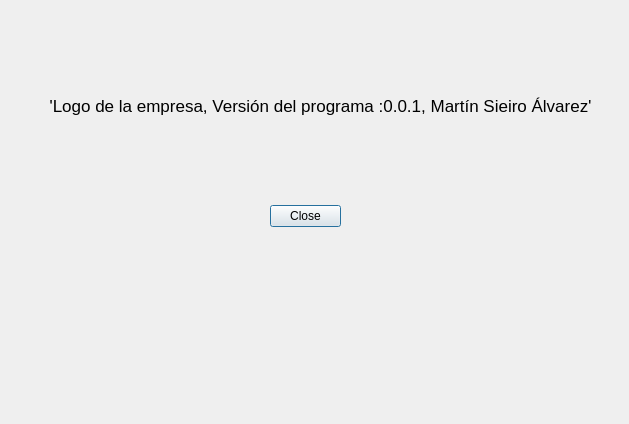
<?xml version="1.0" encoding="UTF-8"?>
<ui version="4.0">
 <class>btnBoxAbout</class>
 <widget class="QDialog" name="btnBoxAbout">
  <property name="geometry">
   <rect>
    <x>0</x>
    <y>0</y>
    <width>629</width>
    <height>424</height>
   </rect>
  </property>
  <property name="windowTitle">
   <string>Dialog</string>
  </property>
  <property name="modal">
   <bool>true</bool>
  </property>
  <widget class="QDialogButtonBox" name="buttonBoxAbout">
   <property name="geometry">
    <rect>
     <x>270</x>
     <y>200</y>
     <width>71</width>
     <height>32</height>
    </rect>
   </property>
   <property name="orientation">
    <enum>Qt::Horizontal</enum>
   </property>
   <property name="standardButtons">
    <set>QDialogButtonBox::Close</set>
   </property>
  </widget>
  <widget class="QLabel" name="lblMenAbout">
   <property name="geometry">
    <rect>
     <x>50</x>
     <y>90</y>
     <width>541</width>
     <height>31</height>
    </rect>
   </property>
   <property name="font">
    <font>
     <pointsize>13</pointsize>
    </font>
   </property>
   <property name="text">
    <string>&quot;Logo de la empresa, Versión del programa :0.0.1, Martín Sieiro Álvarez&quot;</string>
   </property>
   <property name="alignment">
    <set>Qt::AlignCenter</set>
   </property>
  </widget>
 </widget>
 <resources>
  <include location="img/avisoSalir.qrc"/>
 </resources>
 <connections>
  <connection>
   <sender>buttonBoxAbout</sender>
   <signal>accepted()</signal>
   <receiver>btnBoxAbout</receiver>
   <slot>accept()</slot>
   <hints>
    <hint type="sourcelabel">
     <x>248</x>
     <y>254</y>
    </hint>
    <hint type="destinationlabel">
     <x>157</x>
     <y>274</y>
    </hint>
   </hints>
  </connection>
  <connection>
   <sender>buttonBoxAbout</sender>
   <signal>rejected()</signal>
   <receiver>btnBoxAbout</receiver>
   <slot>reject()</slot>
   <hints>
    <hint type="sourcelabel">
     <x>316</x>
     <y>260</y>
    </hint>
    <hint type="destinationlabel">
     <x>286</x>
     <y>274</y>
    </hint>
   </hints>
  </connection>
 </connections>
</ui>
